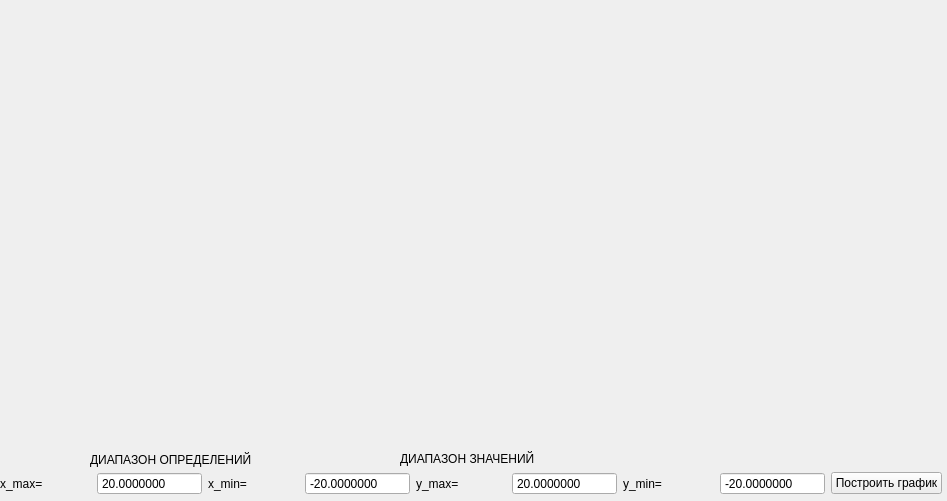
<?xml version="1.0" encoding="UTF-8"?>
<ui version="4.0">
 <class>GraphForm</class>
 <widget class="QWidget" name="GraphForm">
  <property name="enabled">
   <bool>true</bool>
  </property>
  <property name="geometry">
   <rect>
    <x>0</x>
    <y>0</y>
    <width>947</width>
    <height>501</height>
   </rect>
  </property>
  <property name="minimumSize">
   <size>
    <width>947</width>
    <height>501</height>
   </size>
  </property>
  <property name="maximumSize">
   <size>
    <width>947</width>
    <height>501</height>
   </size>
  </property>
  <property name="windowTitle">
   <string>Form</string>
  </property>
  <widget class="QCustomPlot" name="widget" native="true">
   <property name="geometry">
    <rect>
     <x>9</x>
     <y>9</y>
     <width>931</width>
     <height>441</height>
    </rect>
   </property>
  </widget>
  <widget class="QLabel" name="label_3">
   <property name="geometry">
    <rect>
     <x>90</x>
     <y>450</y>
     <width>221</width>
     <height>20</height>
    </rect>
   </property>
   <property name="text">
    <string>ДИАПАЗОН ОПРЕДЕЛЕНИЙ</string>
   </property>
  </widget>
  <widget class="QLabel" name="label_6">
   <property name="geometry">
    <rect>
     <x>400</x>
     <y>450</y>
     <width>201</width>
     <height>17</height>
    </rect>
   </property>
   <property name="text">
    <string>ДИАПАЗОН ЗНАЧЕНИЙ</string>
   </property>
  </widget>
  <widget class="QWidget" name="layoutWidget">
   <property name="geometry">
    <rect>
     <x>0</x>
     <y>470</y>
     <width>942</width>
     <height>28</height>
    </rect>
   </property>
   <layout class="QGridLayout" name="gridLayout_2">
    <item row="0" column="2">
     <widget class="QLabel" name="label_2">
      <property name="text">
       <string>x_min=</string>
      </property>
     </widget>
    </item>
    <item row="0" column="6">
     <widget class="QLabel" name="label_5">
      <property name="text">
       <string>y_min=</string>
      </property>
     </widget>
    </item>
    <item row="0" column="1">
     <widget class="QDoubleSpinBox" name="double_x_max">
      <property name="buttonSymbols">
       <enum>QAbstractSpinBox::NoButtons</enum>
      </property>
      <property name="decimals">
       <number>7</number>
      </property>
      <property name="minimum">
       <double>-1000000.000000000000000</double>
      </property>
      <property name="maximum">
       <double>1000000.000000000000000</double>
      </property>
      <property name="value">
       <double>20.000000000000000</double>
      </property>
     </widget>
    </item>
    <item row="0" column="0">
     <widget class="QLabel" name="label">
      <property name="text">
       <string>x_max=</string>
      </property>
     </widget>
    </item>
    <item row="0" column="5">
     <widget class="QDoubleSpinBox" name="doubleSpinBox_y_max">
      <property name="buttonSymbols">
       <enum>QAbstractSpinBox::NoButtons</enum>
      </property>
      <property name="decimals">
       <number>7</number>
      </property>
      <property name="minimum">
       <double>-1000000.000000000000000</double>
      </property>
      <property name="maximum">
       <double>1000000.000000000000000</double>
      </property>
      <property name="value">
       <double>20.000000000000000</double>
      </property>
     </widget>
    </item>
    <item row="0" column="3">
     <widget class="QDoubleSpinBox" name="double_x_min">
      <property name="buttonSymbols">
       <enum>QAbstractSpinBox::NoButtons</enum>
      </property>
      <property name="decimals">
       <number>7</number>
      </property>
      <property name="minimum">
       <double>-1000000.000000000000000</double>
      </property>
      <property name="maximum">
       <double>1000000.000000000000000</double>
      </property>
      <property name="value">
       <double>-20.000000000000000</double>
      </property>
     </widget>
    </item>
    <item row="0" column="4">
     <widget class="QLabel" name="label_4">
      <property name="text">
       <string>y_max=</string>
      </property>
     </widget>
    </item>
    <item row="0" column="7">
     <widget class="QDoubleSpinBox" name="doubleSpinBox_y_min">
      <property name="buttonSymbols">
       <enum>QAbstractSpinBox::NoButtons</enum>
      </property>
      <property name="decimals">
       <number>7</number>
      </property>
      <property name="minimum">
       <double>-1000000.000000000000000</double>
      </property>
      <property name="maximum">
       <double>1000000.000000000000000</double>
      </property>
      <property name="value">
       <double>-20.000000000000000</double>
      </property>
     </widget>
    </item>
    <item row="0" column="8">
     <widget class="QPushButton" name="pushButton_create_g">
      <property name="text">
       <string>Построить график</string>
      </property>
     </widget>
    </item>
   </layout>
  </widget>
 </widget>
 <customwidgets>
  <customwidget>
   <class>QCustomPlot</class>
   <extends>QWidget</extends>
   <header>qcustomplot.h</header>
   <container>1</container>
  </customwidget>
 </customwidgets>
 <resources/>
 <connections/>
</ui>
